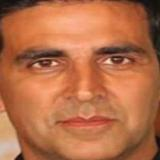
#> input picture data/negative/Akshay Kumar_1.jpg, 160 x 160 px; its folder holds only this picture in this run
$ python -i detection.py   (imports and definitions only)
#> lines starting #> are read from the running program, lines starting #| are printed output that depends on the picture
#> further down, picture is the input picture: PIL image 160x160 RGB; mean R, G, B 180.9, 110.1, 73.1
import cv2
import numpy as np
from PIL import Image


class OpenCVFaceDetector:
    def __init__(self):
        cascade_path = cv2.data.haarcascades + 'haarcascade_frontalface_default.xml'
        self.face_cascade = cv2.CascadeClassifier(cascade_path)
        if self.face_cascade.empty():
            raise RuntimeError("Failed to load Haar cascade")

    def detect(self, image: Image.Image):
        img_array = np.array(image)
        gray = cv2.cvtColor(img_array, cv2.COLOR_RGB2GRAY)
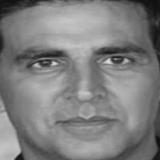
#> gray: shape (160, 160); min 14, max 227, mean 127

        faces = self.face_cascade.detectMultiScale(
            gray, scaleFactor=1.1, minNeighbors=5, minSize=(30, 30)
        )
#> faces = [[16, 13, 135, 135]]

        if len(faces) == 0:
            return None

        largest_face = max(faces, key=lambda f: f[2] * f[3])
#> largest_face = [16, 13, 135, 135]
        x, y, w, h = largest_face
#> x = 16; y = 13; w = 135; h = 135
        x = max(0, x - int(w * 0.1))
#> x = 3
        y = max(0, y - int(h * 0.1))
#> y = 0
        w = min(img_array.shape[1] - x, int(w * 1.2))
#> w = 157
        h = min(img_array.shape[0] - y, int(h * 1.2))
#> h = 160

        cropped = image.crop((x, y, x + w, y + h))
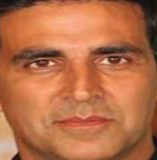
#> cropped: PIL image 157x160 RGB; mean R, G, B 181.6, 110.3, 73.1
        return cropped.resize((224, 224), Image.LANCZOS)


_detector = None


def get_detector():
    global _detector
    if _detector is None:
        _detector = OpenCVFaceDetector()
    return _detector


def detect_and_crop_face(image: Image.Image):
    try:
        detector = get_detector()
        cropped = detector.detect(image)
        if cropped is not None:
            return cropped, True
        return None, False
    except Exception as e:
        return None, False

>>> from PIL import Image
>>> picture = Image.open('../../data/negative/Akshay Kumar_1.jpg')
>>> result = OpenCVFaceDetector().detect(picture)

$ run again, on data/negative/Alexandra Daddario_54.jpg
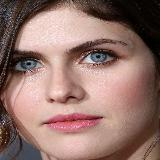
#> input picture data/negative/Alexandra Daddario_54.jpg, 160 x 160 px
#> picture is the input picture: PIL image 160x160 RGB; mean R, G, B 146.8, 115.2, 107.7
#> in detect, `gray = cv2.cvtColor(img_array, cv2.COLOR_RGB2GRAY)`:
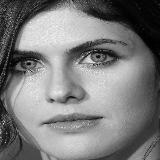
#> gray: shape (160, 160); min 0, max 243, mean 123.8
#> faces = [[5, 13, 120, 120]]
#> largest_face = [5, 13, 120, 120]
#> in detect, `x, y, w, h = largest_face`: x = 5; y = 13; w = 120
#> in detect, `x = max(0, x - int(w * 0.1))`: x = 0
#> in detect, `y = max(0, y - int(h * 0.1))`: y = 1
#> in detect, `w = min(img_array.shape[1] - x, int(w * 1.2))`: w = 144
#> in detect, `return cropped.resize((224, 224), Image.LANCZOS)`:
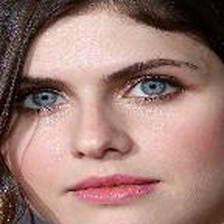
#> returned value: PIL image 224x224 RGB; mean R, G, B 159, 125.2, 117.7

$ run again, on data/negative/Alexandra Daddario_9.jpg
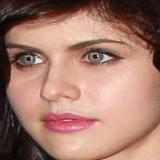
#> input picture data/negative/Alexandra Daddario_9.jpg, 160 x 160 px
#> picture is the input picture: PIL image 160x160 RGB; mean R, G, B 164.1, 123, 108.4
#> in detect, `gray = cv2.cvtColor(img_array, cv2.COLOR_RGB2GRAY)`:
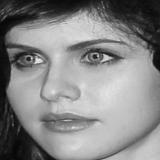
#> gray: shape (160, 160); min 1, max 238, mean 133.6
#> faces = [[2, 11, 140, 140]]
#> largest_face = [2, 11, 140, 140]
#> in detect, `x, y, w, h = largest_face`: x = 2; y = 11; w = 140
#> in detect, `x = max(0, x - int(w * 0.1))`: x = 0
#> in detect, `w = min(img_array.shape[1] - x, int(w * 1.2))`: w = 160
